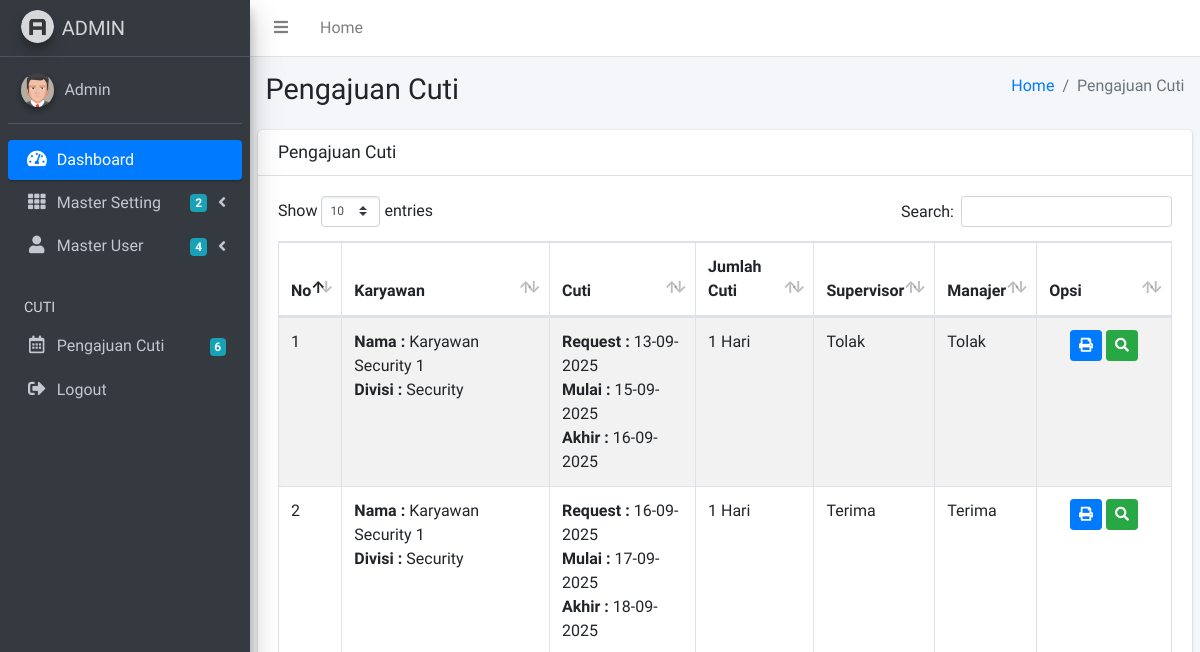
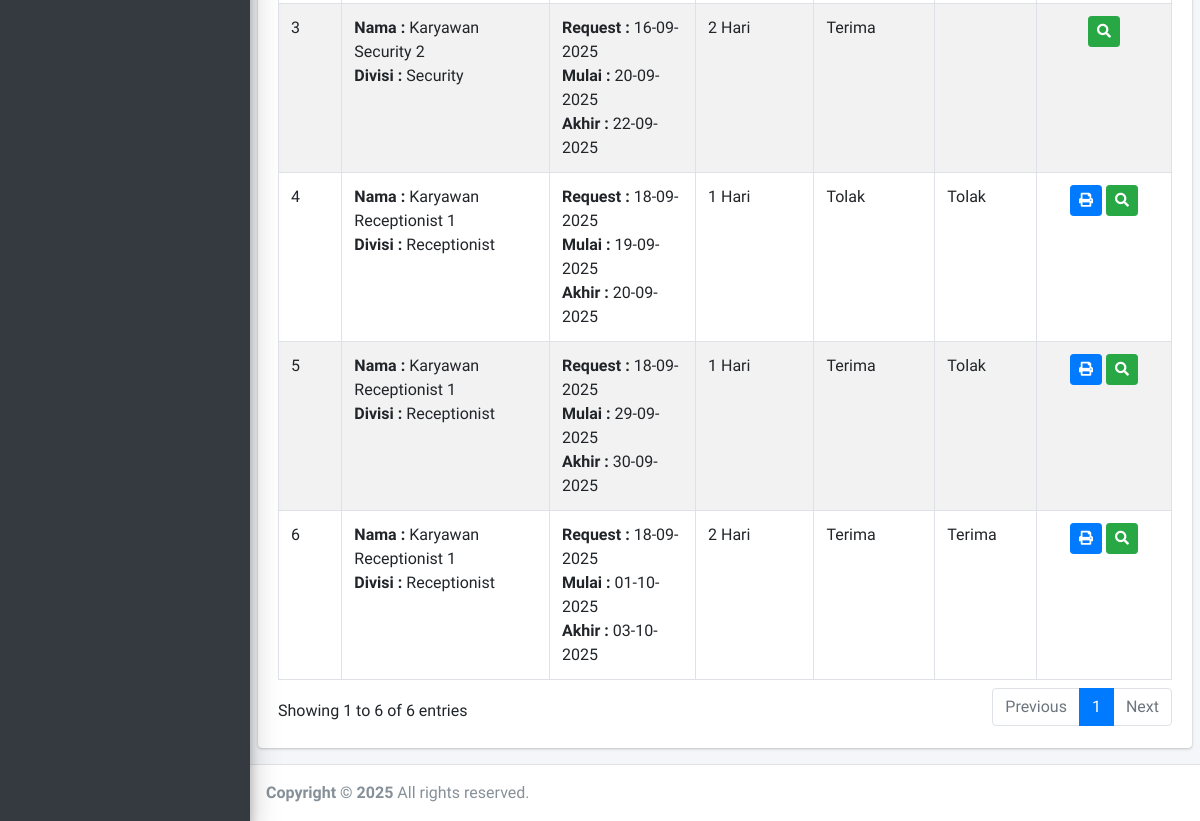
The page /admin/cuti.php (signed in) on the database as committed earlier (2 pictures, top to bottom).
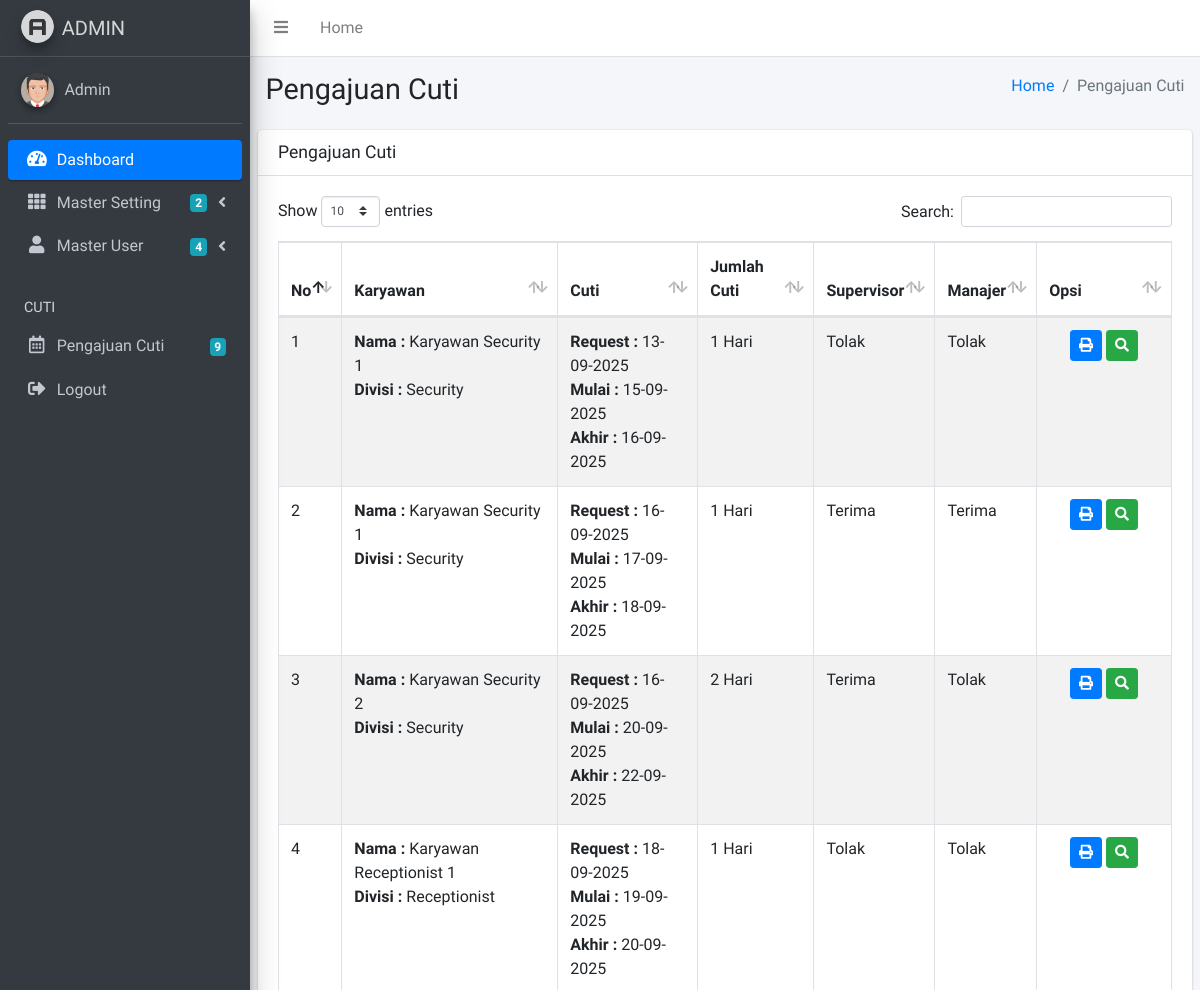
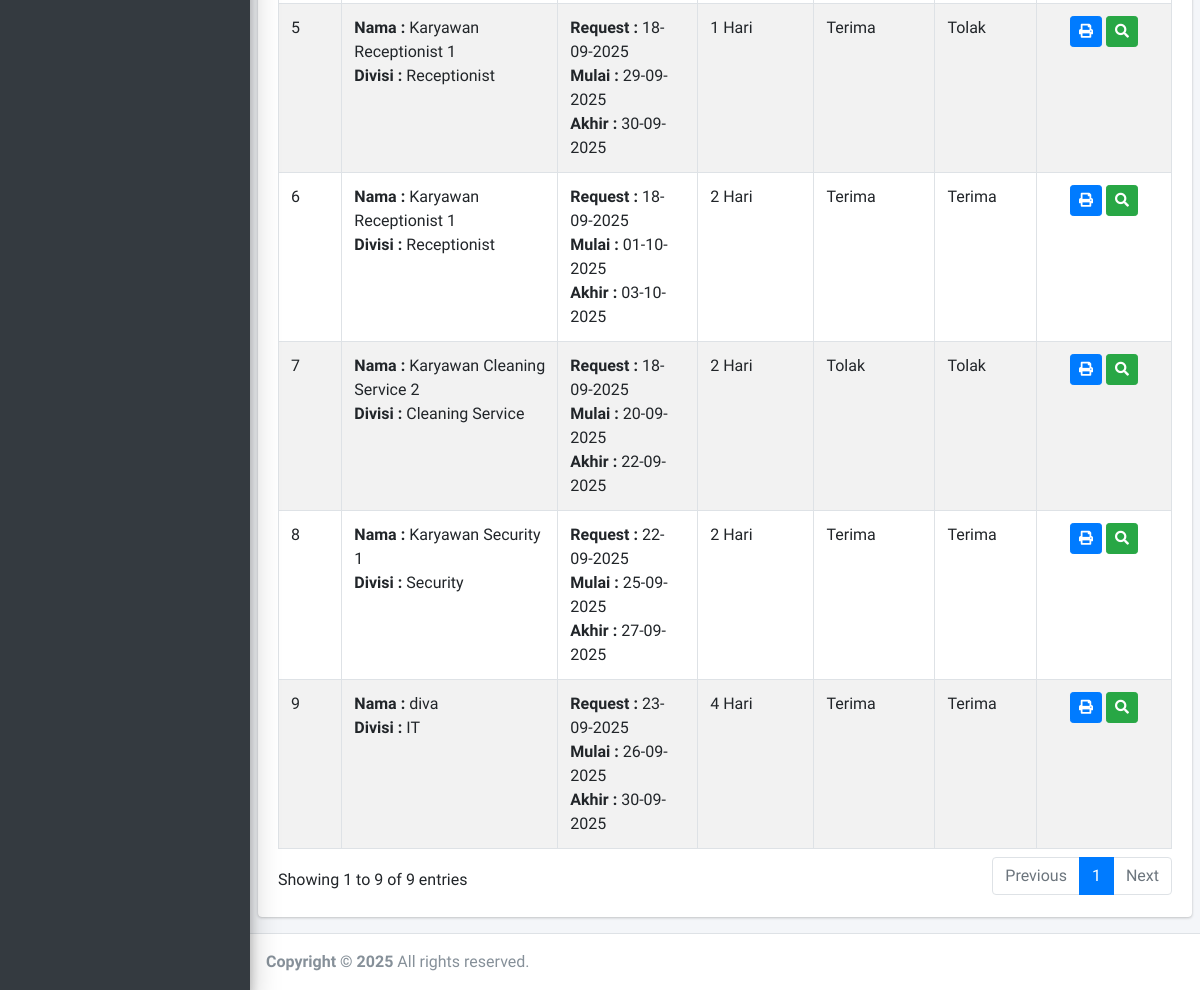
The same page on the database as committed later (2 pictures, top to bottom).
### tables this page shows
CREATE TABLE `cuti` (
  `cuti_id` int NOT NULL AUTO_INCREMENT,
  `divisi_id` int DEFAULT NULL,
  `jenis_cuti_id` int DEFAULT NULL,
  `user_id` int DEFAULT NULL,
  `tanggal_cuti` varchar(100) DEFAULT NULL,
  `tanggal_mulai` varchar(100) DEFAULT NULL,
  `tanggal_selesai` varchar(100) DEFAULT NULL,
  `jumlah_cuti` int DEFAULT NULL,
  `alasan_cuti` text,
  `alamat_cuti` text,
  `supervisor_id` int DEFAULT NULL,
  `supervisor_status` varchar(100) DEFAULT NULL,
  `supervisor_keterangan` varchar(100) DEFAULT NULL,
  `manajer_id` int DEFAULT NULL,
  `manajer_status` varchar(100) DEFAULT NULL,
  `manajer_keterangan` varchar(100) DEFAULT NULL,
  PRIMARY KEY (`cuti_id`),
  KEY `fk_divisi2` (`divisi_id`),
  KEY `fk_jenis_cuti` (`jenis_cuti_id`),
  KEY `fk_user` (`user_id`),
  KEY `fk_supervisor` (`supervisor_id`),
  KEY `fk_manajer` (`manajer_id`),
  CONSTRAINT `fk_divisi2` FOREIGN KEY (`divisi_id`) REFERENCES `divisi` (`divisi_id`),
  CONSTRAINT `fk_jenis_cuti` FOREIGN KEY (`jenis_cuti_id`) REFERENCES `jenis_cuti` (`jenis_cuti_id`),
  CONSTRAINT `fk_manajer` FOREIGN KEY (`manajer_id`) REFERENCES `user` (`id`),
  CONSTRAINT `fk_supervisor` FOREIGN KEY (`supervisor_id`) REFERENCES `user` (`id`),
  CONSTRAINT `fk_user` FOREIGN KEY (`user_id`) REFERENCES `user` (`id`)
);

CREATE TABLE `user` (
  `id` int NOT NULL AUTO_INCREMENT,
  `name` varchar(100) DEFAULT NULL,
  `nip` varchar(100) DEFAULT NULL,
  `kontak` varchar(100) DEFAULT NULL,
  `kelamin` varchar(100) DEFAULT NULL,
  `alamat` varchar(100) DEFAULT NULL,
  `divisi_id` int DEFAULT NULL,
  `role_id` int DEFAULT NULL,
  `username` varchar(100) DEFAULT NULL,
  `password` varchar(100) DEFAULT NULL,
  `foto` varchar(100) DEFAULT NULL,
  `tanda_tangan` varchar(100) DEFAULT NULL,
  `email` varchar(100) DEFAULT NULL,
  `created_at` datetime DEFAULT CURRENT_TIMESTAMP,
  PRIMARY KEY (`id`),
  KEY `fk_divisi` (`divisi_id`),
  KEY `fk_role` (`role_id`),
  CONSTRAINT `fk_divisi` FOREIGN KEY (`divisi_id`) REFERENCES `divisi` (`divisi_id`),
  CONSTRAINT `fk_role` FOREIGN KEY (`role_id`) REFERENCES `role` (`role_id`)
);

CREATE TABLE `divisi` (
  `divisi_id` int NOT NULL AUTO_INCREMENT,
  `divisi_name` varchar(100) NOT NULL,
  PRIMARY KEY (`divisi_id`)
);

### admin/cuti.php (the view, shortened to what this page needs)
<?php include 'header.php'; ?>
<div class="content-wrapper">
	<section class="content-header">
		<div class="container-fluid">
			<div class="row mb-2">
				<div class="col-sm-6">
					<h1>Pengajuan Cuti</h1>
				</div>
				<div class="col-sm-6">
					<ol class="breadcrumb float-sm-right">
						<li class="breadcrumb-item"><a href="index.php">Home</a></li>
						<li class="breadcrumb-item active">Pengajuan Cuti</li>
					</ol>
				</div>
			</div>
		</div>
	</section>
	<section class="content">
		<div class="row">
			<div class="col-12">
				<div class="card">
					<div class="card-header">
						<h3 class="card-title">Pengajuan Cuti</h3>
					</div>
					<div class="card-body">
						<div class="table-responsive">
							<table id="example1" class="table table-bordered table-striped">
								<thead>
									<tr>
										<th width="1%">No</th>
										<th>Karyawan</th>
										<th>Cuti</th>
										<th>Jumlah Cuti</th>
										<th>Supervisor</th>
										<th>Manajer</th>
										<th width="15%">Opsi</th>
									</tr>
								</thead>
								<tbody>
									<?php
									$no=1;
									$data = mysqli_query($koneksi,"select user.name as karyawan_nama, divisi.divisi_name as divisi_nama, cuti.* from cuti join user on cuti.user_id = user.id join divisi on cuti.divisi_id = divisi.divisi_id");
									while($d = mysqli_fetch_array($data)){
										?>
										<tr>
											<td><?php echo $no++; ?></td>
											<td>
												<b>Nama : </b><?php echo $d['karyawan_nama'] ?><br>
												<b>Divisi : </b><?php echo $d['divisi_nama'] ?>
											</td>
											<td>
												<b>Request : </b><?php echo date('d-m-Y', strtotime($d['tanggal_cuti'])) ?><br>
												<b>Mulai : </b><?php echo date('d-m-Y', strtotime($d['tanggal_mulai'])) ?><br>
												<b>Akhir : </b><?php echo date('d-m-Y', strtotime($d['tanggal_selesai'])) ?>
											</td>
											<td>
												<?php
												echo $d['jumlah_cuti']." Hari";
												?>
											</td>
											<td><?php echo $d['supervisor_status'] ?></td>
											<td><?php echo $d['manajer_status'] ?></td>
											<td>
												<center>
													<?php
													if($d['manajer_status'] !=""){
														?>
														<a href="cuti_print.php?id=<?php echo $d['cuti_id'] ?>" class="btn btn-sm btn-primary" target="_blank"><i class="fas fa-print"></i></a>
														<?php
													}else{
													}
													?>
													<a href="cuti_detail.php?id=<?php echo $d['cuti_id'] ?>" class="btn btn-sm btn-success"><i class="fas fa-search"></i></a>
												</center>
											</td>
										</tr>
										<?php
									}
									?>
								</tbody>
							</table>
						</div>
					</div>
				</div>
			</div>
		</div>
	</section>
</div>
<?php include 'footer.php'; ?>

### admin/header.php (shortened to what this page needs)
<!DOCTYPE html>
<html>
<head>
  <link rel="stylesheet" href="../plugins/fontawesome-free/css/all.min.css">
  <link rel="stylesheet" href="https://code.ionicframework.com/ionicons/2.0.1/css/ionicons.min.css">
  <link rel="stylesheet" href="../plugins/tempusdominus-bootstrap-4/css/tempusdominus-bootstrap-4.min.css">
  <link rel="stylesheet" href="../plugins/icheck-bootstrap/icheck-bootstrap.min.css">
  <link rel="stylesheet" href="../plugins/jqvmap/jqvmap.min.css">
  <link rel="stylesheet" href="../plugins/datatables-bs4/css/dataTables.bootstrap4.css">
  <link rel="stylesheet" href="../dist/css/adminlte.min.css">
  <link rel="stylesheet" href="../plugins/overlayScrollbars/css/OverlayScrollbars.min.css">
  <link rel="stylesheet" href="../plugins/daterangepicker/daterangepicker.css">
  <link rel="stylesheet" href="../plugins/summernote/summernote-bs4.css">
</head>
  <?php include '../koneksi.php'; ?>
<body class="hold-transition sidebar-mini layout-fixed">
<div class="wrapper">
  <nav class="main-header navbar navbar-expand navbar-white navbar-light">
    <ul class="navbar-nav">
      <li class="nav-item">
        <a class="nav-link" data-widget="pushmenu" href="#"><i class="fas fa-bars"></i></a>
      </li>
      <li class="nav-item d-none d-sm-inline-block">
        <a href="index.php" class="nav-link">Home</a>
      </li>
    </ul>
  </nav>
  <aside class="main-sidebar sidebar-dark-primary elevation-4">
    <a href="index.php" class="brand-link">
      <img src="../dist/img/AdminLTELogo.png" alt="AdminLTE Logo" class="brand-image img-circle elevation-3"
           style="opacity: .8">
      <span class="brand-text font-weight-light">ADMIN</span>
    </a>
    <?php
    $saya = $_SESSION['id'];
    $data = mysqli_query($koneksi,"select * from admin where id='$saya'");
    $d = mysqli_fetch_assoc($data);
    ?>
    <div class="sidebar">
      <div class="user-panel mt-3 pb-3 mb-3 d-flex">
        <div class="image">
          <?php
          if($d['foto']=="admin_foto.png"){
            ?>
            <img src="../dist/img/admin_foto.png" class="img-circle elevation-2" alt="User Image">
            <?php
          }else{
            ?>
            <img src="../gambar/user/<?php echo $d['foto'] ?>" class="img-circle elevation-2" alt="User Image">
            <?php
          }
          ?>
        </div>
        <div class="info">
          <a href="index.php" class="d-block"><?php echo $d['name'] ?></a>
        </div>
      </div>
      <nav class="mt-2">
        <ul class="nav nav-pills nav-sidebar flex-column" data-widget="treeview" role="menu" data-accordion="false">
          <li class="nav-item has-treeview menu-open">
            <a href="index.php" class="nav-link active">
              <i class="nav-icon fas fa-tachometer-alt"></i>
              <p>
                Dashboard
              </p>
            </a>
          </li>
          <li class="nav-item has-treeview">
            <a href="#" class="nav-link">
              <i class="nav-icon fas fa-th"></i>
              <p>
                Master Setting
                <i class="fas fa-angle-left right"></i>
                <span class="badge badge-info right">2</span>
              </p>
            </a>
          </li>
          <li class="nav-item has-treeview">
            <a href="#" class="nav-link">
              <i class="nav-icon fas fa-user"></i>
              <p>
                Master User
                <i class="fas fa-angle-left right"></i>
                <span class="badge badge-info right">4</span>
              </p>
            </a>
          </li>
          <li class="nav-header">CUTI</li>
          <li class="nav-item">
            <a href="cuti.php" class="nav-link">
              <i class="nav-icon far fa-calendar-alt"></i>
              <p>
                 <?php
                $cuti = mysqli_query($koneksi,"select * from cuti");
                $ct = mysqli_num_rows($cuti);
                ?>
                Pengajuan Cuti
                <span class="badge badge-info right"><?php echo $ct ?></span>
              </p>
            </a>
          </li>
           <li class="nav-item">
            <a href="logout.php" class="nav-link">
              <i class="nav-icon fas fa-sign-out-alt"></i>
              <p>
                Logout
              </p>
            </a>
          </li>
        </ul>
      </nav>
    </div>
  </aside>

### admin/footer.php (shortened to what this page needs)
  <footer class="main-footer">
    <strong>Copyright &copy; 2025 </strong>
    All rights reserved.
  </footer>
</div>
</body>
</html>

Rows that differ between the two databases and show on the page:
changed cuti "Karyawan Security 2": manajer_status (not shown) → "Tolak"
added cuti: user.name "Karyawan Cleaning Service 2", divisi.divisi_name "Cleaning Service", tanggal_cuti "18-09-2025", tanggal_mulai "20-09-2025", tanggal_selesai "22-09-2025", jumlah_cuti "2", supervisor_status "Tolak", manajer_status "Tolak"
added cuti: manajer.name "Karyawan Security 1", divisi.divisi_name "Security", tanggal_cuti "22-09-2025", tanggal_mulai "25-09-2025", tanggal_selesai "27-09-2025", jumlah_cuti "2", supervisor_status "Terima", manajer_status "Terima"
added cuti: user.name "diva", divisi.divisi_name "IT", tanggal_cuti "23-09-2025", tanggal_mulai "26-09-2025", tanggal_selesai "30-09-2025", jumlah_cuti "4", supervisor_status "Terima", manajer_status "Terima"
Other text that changed with them:
$ct: "6" → "9"
text written by a page script: "Show entries Search: Showing 1 to 6 of 6 entries Previous 1 Next" → "Show entries Search: Showing 1 to 9 of 9 entries Previous 1 Next"
